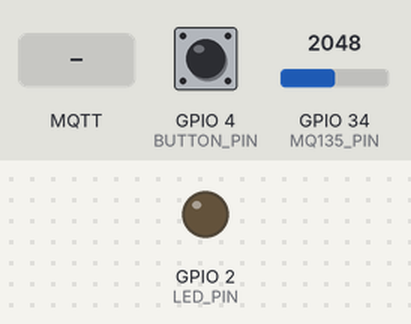
Recording of a sketch running on a simulated ESP32. On the bench: output pins drawn as LEDs (lit = HIGH). The test bench sets the inputs (shaded band); at power-on: GPIO 4 (BUTTON_PIN) HIGH, GPIO 34 (MQ135_PIN) = 2048. WiFi joins after 1.5 s; servers stay silent unless stated; no MQTT or app messages arrive unless stated; what the sketch prints to the serial monitor is not drawn.

Above: at 2.7 s.
2.8 s: MQTT message "ON" arrives on the first subscribed topic
At 4.3 s:
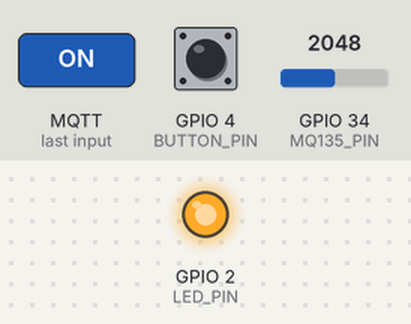
9.3 s: MQTT message "OFF" arrives on the first subscribed topic
At 10.1 s:
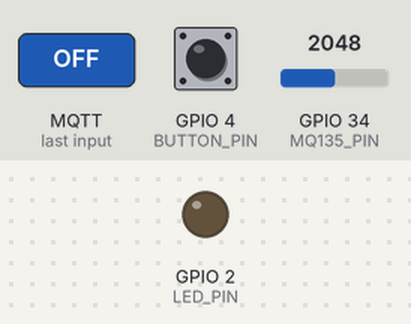
Timing chart, 0 to 12.3 s (numbered marks = the images above; inputs shaded):
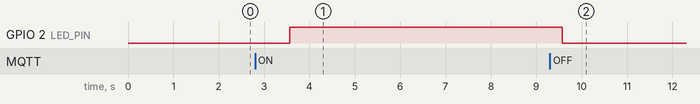

The sketch:

chaves_final.ino
```cpp
#include <WiFi.h>
#include <PubSubClient.h>

// ===== WIFI =====
const char* ssid = "SEU_WIFI";
const char* password = "SENHA_WIFI";

// ===== MQTT =====
const char* mqtt_server = "13.233.174.162";

WiFiClient espClient;
PubSubClient client(espClient);

// ===== PINOS =====
#define MQ135_PIN 34
#define LED_PIN 2
#define BUTTON_PIN 4

// ===== VARIÁVEIS =====
int lastButtonState = HIGH;

// ===== WIFI =====
void setup_wifi() {
  delay(10);
  Serial.println("Conectando ao WiFi...");

  WiFi.begin(ssid, password);

  while (WiFi.status() != WL_CONNECTED) {
    delay(500);
    Serial.print(".");
  }

  Serial.println("\nWiFi conectado!");
}

// ===== MQTT CALLBACK =====
void callback(char* topic, byte* payload, unsigned int length) {
  String message = "";

  for (int i = 0; i < length; i++) {
    message += (char)payload[i];
  }

  Serial.print("Mensagem recebida: ");
  Serial.println(message);

  if (String(topic) == "controle/led") {
    if (message == "ON") {
      digitalWrite(LED_PIN, HIGH);
    } else if (message == "OFF") {
      digitalWrite(LED_PIN, LOW);
    }
  }
}

// ===== MQTT RECONNECT =====
void reconnect() {
  while (!client.connected()) {
    Serial.print("Conectando ao MQTT...");

    if (client.connect("ESP32Client")) {
      Serial.println("Conectado!");
      client.subscribe("controle/led");
    } else {
      Serial.print("Erro, rc=");
      Serial.print(client.state());
      delay(2000);
    }
  }
}

// ===== SETUP =====
void setup() {
  Serial.begin(115200);

  pinMode(LED_PIN, OUTPUT);
  pinMode(BUTTON_PIN, INPUT_PULLUP);

  setup_wifi();

  client.setServer(mqtt_server, 1883);
  client.setCallback(callback);
}

// ===== LOOP =====
void loop() {

  if (!client.connected()) {
    reconnect();
  }

  client.loop();

  // ===== SENSOR MQ135 =====
  int sensorValue = analogRead(MQ135_PIN);

  char msg[10];
  sprintf(msg, "%d", sensorValue);

  client.publish("sensor/gas", msg);
  Serial.print("MQ135: ");
  Serial.println(sensorValue);

  // ===== BOTÃO =====
  int buttonState = digitalRead(BUTTON_PIN);

  if (buttonState == LOW && lastButtonState == HIGH) {
    client.publish("sensor/botao", "pressionado");
    Serial.println("Botão pressionado!");
    delay(300);
  }

  lastButtonState = buttonState;

  delay(2000);
}
```

Measured:
- after the input at 2.8 s, GPIO 2 (LED_PIN): LOW → HIGH after 0.76 s
- after the input at 9.3 s, GPIO 2 (LED_PIN): HIGH → LOW after 0.27 s
